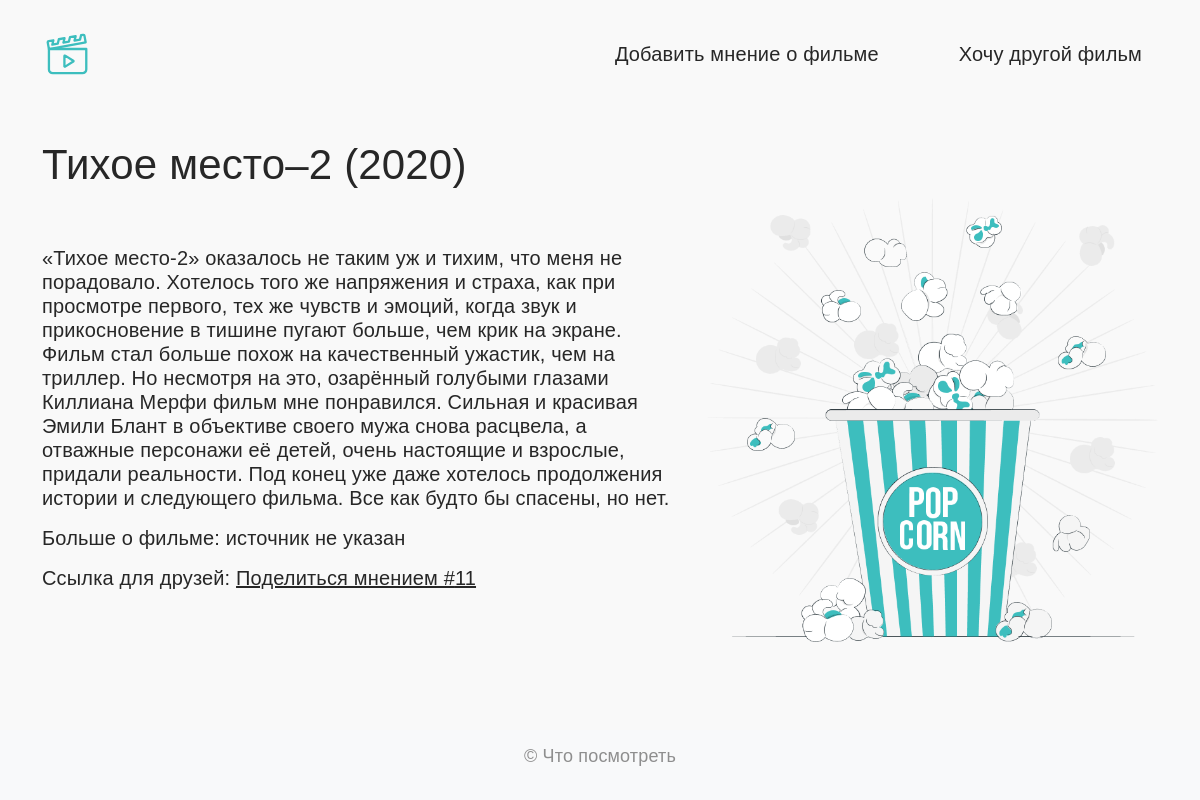
The page / on the database its author committed.
### opinions_app/models.py (models this page shows, shortened)
class Opinion(db.Model):
    id = db.Column(db.Integer, primary_key=True)
    title = db.Column(db.String(128), nullable=False)
    text = db.Column(db.Text, unique=True, nullable=False)
    source = db.Column(db.String(256))
    timestamp = db.Column(db.DateTime, index=True, default=datetime.utcnow)
    added_by = db.Column(db.String(64))

### opinions_app/views.py (the view)
@bp.route("/")
def index_view():
    quantity = Opinion.query.count()
    if not quantity:
        return render_template("opinion.html", opinion=None)
    offset_value = randrange(quantity)
    opinion = Opinion.query.offset(offset_value).first()
    return render_template("opinion.html", opinion=opinion)

### opinions_app/templates/opinion.html (shortened to what this page needs)
{% extends "base.html" %}
{% block content %}
<main>
  <section class="container my-5">
    <div class="row">
      {% if opinion %}
        <h1>{{ opinion.title }}</h1>
        <div class="col-12 col-lg-7 my-5">
          <p>{{ opinion.text }}</p>
          <p>
            Больше о фильме:
            {% if opinion.source %}
              <a href="{{ opinion.source }}">{{ opinion.source }}</a>
            {% else %}
              источник не указан
            {% endif %}
          </p>
          <p>
            Ссылка для друзей:
            <a href="{{ url_for('views.opinion_view', id=opinion.id, _external=True) }}">
              Поделиться мнением #{{ opinion.id }}
            </a>
          </p>
        </div>
        <div class="col-12 col-lg-5">
          <img class="img-fluid mx-auto d-block" src="{{ url_for('static', filename='img/illustration.png') }}" alt="" />
        </div>
      {% else %}
        <div class="col-12">
          <h2>Пока нет ни одного мнения</h2>
          <p>Добавьте первое мнение на странице <a href="{{ url_for('views.add_opinion_view') }}">добавления</a>.</p>
        </div>
      {% endif %}
    </div>
  </section>
</main>
{% endblock %}

### opinions_app/templates/base.html (shortened to what this page needs)
<!DOCTYPE html>
<html lang="ru">
  <head>
    <link rel="stylesheet" href="{{ url_for('static', filename='css/bootstrap.min.css') }}" />
    <link rel="stylesheet" href="{{ url_for('static', filename='css/style.css') }}" />
  </head>
  <body>
    {% include "header.html" %}
    {% block content %}{% endblock content %}
    {% include "footer.html" %}
  </body>
</html>

### opinions_app/templates/header.html
<header class="pt-3">
  <nav class="navbar navbar-expand-lg navbar-light">
    <div class="container">
      <a class="navbar-brand" href="{{ url_for('views.index_view') }}">
        <img src="{{ url_for('static', filename='img/logo.svg') }}" height="50" class="" alt="" />
      </a>
      <div class="d-flex justify-content-end">
        <ul class="nav nav-pills">
          <li class="nav-item pe-5">
            <a class="nav-link" href="{{ url_for('views.add_opinion_view') }}">
              Добавить мнение о фильме
            </a>
          </li>
          <li class="nav-item">
            <a class="nav-link" href="{{ url_for('views.index_view') }}">
              Хочу другой фильм
            </a>
          </li>
        </ul>
      </div>
    </div>
  </nav>
</header>

### opinions_app/templates/footer.html
<footer class="fixed-bottom text-center py-3 bg-light">
  <p class="small">© Что посмотреть</p>
</footer>

### opinions_app/static/css/style.css (style rules this page uses)
body { font-family: Montserrat, Arial, sans-serif; background-color: #F9F9F9; line-height: 1.2; letter-spacing: 0.01em; color: #272727; }
p, a { font-size: 20px; }
a.nav-link, a { color: #272727; }
h1 { font-size: 42px; }
p.small { font-size: 18px; color: #8E8E8E; }

### rows shown on the page
Opinion: title "Тихое место–2 (2020)", text "«Тихое место-2» оказалось не таким уж и тихим, что меня не порадовало. Хотелось того же напряжения и страха, как при просмотре первого, тех же чувств и эмоций, когда звук и прикосновение в тишине пугают больше, чем крик на экране. Фильм стал больше похож на качественный ужастик, чем на триллер. Но несмотря на это, озарённый голубыми глазами Киллиана Мерфи фильм мне понравился. Сильная и красивая Эмили Блант в объективе своего мужа снова расцвела, а отважные персонажи её детей, очень настоящие и взрослые, придали реальности. Под конец уже даже хотелось продолжения истории и следующего фильма. Все как будто бы спасены, но нет.", id "11"
